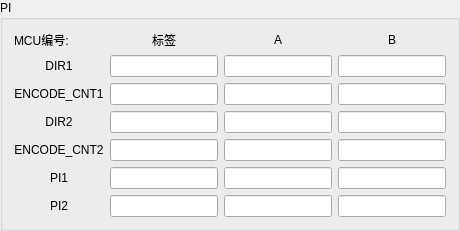
             <widget class="QGroupBox" name="groupBox_11">
              <property name="minimumSize">
               <size>
                <width>280</width>
                <height>0</height>
               </size>
              </property>
              <property name="styleSheet">
               <string notr="true"/>
              </property>
              <property name="title">
               <string>PI</string>
              </property>
              <layout class="QGridLayout" name="gridLayout_15">
               <item row="1" column="2">
                <widget class="QLineEdit" name="pi_dir1_label_lineEdit">
                 <property name="minimumSize">
                  <size>
                   <width>0</width>
                   <height>20</height>
                  </size>
                 </property>
                 <property name="maxLength">
                  <number>30</number>
                 </property>
                </widget>
               </item>
               <item row="2" column="2">
                <widget class="QLineEdit" name="pi_enccnt1_label_lineEdit">
                 <property name="minimumSize">
                  <size>
                   <width>0</width>
                   <height>20</height>
                  </size>
                 </property>
                 <property name="maxLength">
                  <number>30</number>
                 </property>
                </widget>
               </item>
               <item row="0" column="2">
                <widget class="QLabel" name="label_52">
                 <property name="text">
                  <string>标签</string>
                 </property>
                 <property name="alignment">
                  <set>Qt::AlignCenter</set>
                 </property>
                </widget>
               </item>
               <item row="8" column="2">
                <widget class="QLineEdit" name="pi_ch2cnt_label_lineEdit">
                 <property name="minimumSize">
                  <size>
                   <width>0</width>
                   <height>20</height>
                  </size>
                 </property>
                 <property name="maxLength">
                  <number>30</number>
                 </property>
                </widget>
               </item>
               <item row="5" column="2">
                <widget class="QLineEdit" name="pi_enccnt2_label_lineEdit">
                 <property name="minimumSize">
                  <size>
                   <width>0</width>
                   <height>20</height>
                  </size>
                 </property>
                 <property name="maxLength">
                  <number>30</number>
                 </property>
                </widget>
               </item>
               <item row="6" column="2">
                <widget class="QLineEdit" name="pi_ch1cnt_label_lineEdit">
                 <property name="minimumSize">
                  <size>
                   <width>0</width>
                   <height>20</height>
                  </size>
                 </property>
                 <property name="maxLength">
                  <number>30</number>
                 </property>
                </widget>
               </item>
               <item row="3" column="2">
                <widget class="QLineEdit" name="pi_dir2_label_lineEdit">
                 <property name="minimumSize">
                  <size>
                   <width>0</width>
                   <height>20</height>
                  </size>
                 </property>
                 <property name="maxLength">
                  <number>30</number>
                 </property>
                </widget>
               </item>
               <item row="5" column="0">
                <widget class="QLabel" name="label_58">
                 <property name="text">
                  <string>ENCODE_CNT2</string>
                 </property>
                 <property name="alignment">
                  <set>Qt::AlignCenter</set>
                 </property>
                </widget>
               </item>
               <item row="3" column="3" colspan="2">
                <widget class="QLineEdit" name="A_PI_DIR2_lineEdit">
                 <property name="minimumSize">
                  <size>
                   <width>60</width>
                   <height>20</height>
                  </size>
                 </property>
                 <property name="readOnly">
                  <bool>true</bool>
                 </property>
                </widget>
               </item>
               <item row="5" column="3" colspan="2">
                <widget class="QLineEdit" name="A_PI_ENCCNT2_lineEdit">
                 <property name="minimumSize">
                  <size>
                   <width>60</width>
                   <height>20</height>
                  </size>
                 </property>
                 <property name="readOnly">
                  <bool>true</bool>
                 </property>
                </widget>
               </item>
               <item row="3" column="5">
                <widget class="QLineEdit" name="B_PI_DIR2_lineEdit">
                 <property name="minimumSize">
                  <size>
                   <width>0</width>
                   <height>20</height>
                  </size>
                 </property>
                 <property name="readOnly">
                  <bool>true</bool>
                 </property>
                </widget>
               </item>
               <item row="3" column="0">
                <widget class="QLabel" name="label_57">
                 <property name="text">
                  <string>DIR2</string>
                 </property>
                 <property name="alignment">
                  <set>Qt::AlignCenter</set>
                 </property>
                </widget>
               </item>
               <item row="6" column="0">
                <widget class="QLabel" name="label_47">
                 <property name="text">
                  <string>PI1</string>
                 </property>
                 <property name="alignment">
                  <set>Qt::AlignCenter</set>
                 </property>
                </widget>
               </item>
               <item row="1" column="0">
                <widget class="QLabel" name="label_45">
                 <property name="text">
                  <string>DIR1</string>
                 </property>
                 <property name="alignment">
                  <set>Qt::AlignCenter</set>
                 </property>
                </widget>
               </item>
               <item row="8" column="0">
                <widget class="QLabel" name="label_48">
                 <property name="text">
                  <string>PI2</string>
                 </property>
                 <property name="alignment">
                  <set>Qt::AlignCenter</set>
                 </property>
                </widget>
               </item>
               <item row="1" column="5">
                <widget class="QLineEdit" name="B_PI_DIR1_lineEdit">
                 <property name="minimumSize">
                  <size>
                   <width>0</width>
                   <height>20</height>
                  </size>
                 </property>
                 <property name="readOnly">
                  <bool>true</bool>
                 </property>
                </widget>
               </item>
               <item row="6" column="3" colspan="2">
                <widget class="QLineEdit" name="A_PI_CH1CNT_lineEdit">
                 <property name="minimumSize">
                  <size>
                   <width>60</width>
                   <height>20</height>
                  </size>
                 </property>
                 <property name="readOnly">
                  <bool>true</bool>
                 </property>
                </widget>
               </item>
               <item row="8" column="3" colspan="2">
                <widget class="QLineEdit" name="A_PI_CH2CNT_lineEdit">
                 <property name="minimumSize">
                  <size>
                   <width>60</width>
                   <height>20</height>
                  </size>
                 </property>
                 <property name="readOnly">
                  <bool>true</bool>
                 </property>
                </widget>
               </item>
               <item row="6" column="5">
                <widget class="QLineEdit" name="B_PI_CH1CNT_lineEdit">
                 <property name="minimumSize">
                  <size>
                   <width>0</width>
                   <height>20</height>
                  </size>
                 </property>
                 <property name="readOnly">
                  <bool>true</bool>
                 </property>
                </widget>
               </item>
               <item row="0" column="0">
                <widget class="QLabel" name="label_43">
                 <property name="text">
                  <string>MCU编号:</string>
                 </property>
                 <property name="alignment">
                  <set>Qt::AlignLeading|Qt::AlignLeft|Qt::AlignVCenter</set>
                 </property>
                </widget>
               </item>
               <item row="1" column="3" colspan="2">
                <widget class="QLineEdit" name="A_PI_DIR1_lineEdit">
                 <property name="minimumSize">
                  <size>
                   <width>60</width>
                   <height>20</height>
                  </size>
                 </property>
                 <property name="readOnly">
                  <bool>true</bool>
                 </property>
                </widget>
               </item>
               <item row="5" column="5">
                <widget class="QLineEdit" name="B_PI_ENCCNT2_lineEdit">
                 <property name="minimumSize">
                  <size>
                   <width>0</width>
                   <height>20</height>
                  </size>
                 </property>
                 <property name="readOnly">
                  <bool>true</bool>
                 </property>
                </widget>
               </item>
               <item row="8" column="5">
                <widget class="QLineEdit" name="B_PI_CH2CNT_lineEdit">
                 <property name="minimumSize">
                  <size>
                   <width>0</width>
                   <height>20</height>
                  </size>
                 </property>
                 <property name="readOnly">
                  <bool>true</bool>
                 </property>
                </widget>
               </item>
               <item row="0" column="3" colspan="2">
                <widget class="QLabel" name="label_42">
                 <property name="maximumSize">
                  <size>
                   <width>16777215</width>
                   <height>50</height>
                  </size>
                 </property>
                 <property name="text">
                  <string>A</string>
                 </property>
                 <property name="alignment">
                  <set>Qt::AlignCenter</set>
                 </property>
                </widget>
               </item>
               <item row="0" column="5">
                <widget class="QLabel" name="label_44">
                 <property name="text">
                  <string>B</string>
                 </property>
                 <property name="alignment">
                  <set>Qt::AlignCenter</set>
                 </property>
                </widget>
               </item>
               <item row="2" column="0">
                <widget class="QLabel" name="label_46">
                 <property name="text">
                  <string>ENCODE_CNT1</string>
                 </property>
                 <property name="alignment">
                  <set>Qt::AlignCenter</set>
                 </property>
                </widget>
               </item>
               <item row="2" column="5">
                <widget class="QLineEdit" name="B_PI_ENCCNT1_lineEdit">
                 <property name="minimumSize">
                  <size>
                   <width>0</width>
                   <height>20</height>
                  </size>
                 </property>
                 <property name="readOnly">
                  <bool>true</bool>
                 </property>
                </widget>
               </item>
               <item row="2" column="3" colspan="2">
                <widget class="QLineEdit" name="A_PI_ENCCNT1_lineEdit">
                 <property name="minimumSize">
                  <size>
                   <width>60</width>
                   <height>20</height>
                  </size>
                 </property>
                 <property name="readOnly">
                  <bool>true</bool>
                 </property>
                </widget>
               </item>
              </layout>
             </widget>
